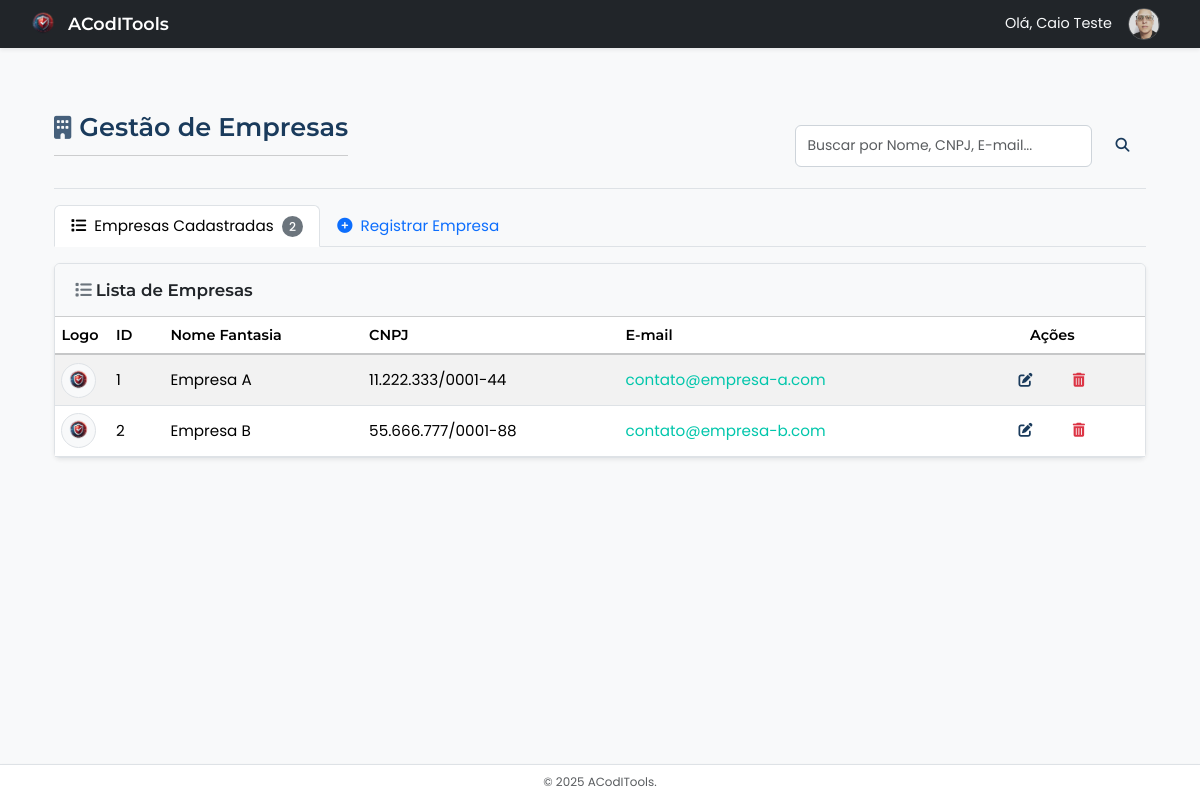
Page /admin/empresa/empresa_index.php (signed in) on the earlier database version.
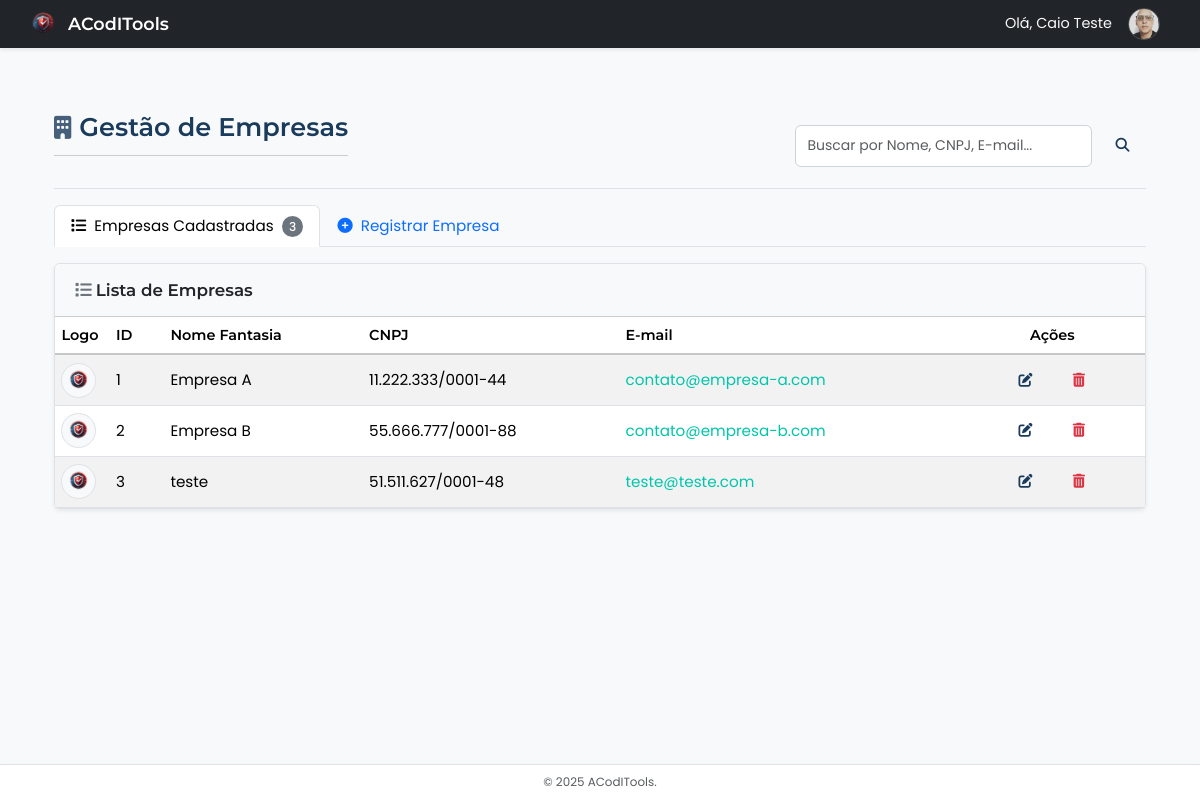
Same page on the later database version.
### tables this page shows
CREATE TABLE `empresas` (
  `id` int(11) NOT NULL,
  `nome` varchar(255) NOT NULL,
  `cnpj` varchar(20) DEFAULT NULL,
  `razao_social` varchar(255) DEFAULT NULL,
  `endereco` varchar(255) DEFAULT NULL,
  `contato` varchar(255) DEFAULT NULL,
  `telefone` varchar(20) DEFAULT NULL,
  `email` varchar(255) DEFAULT NULL,
  `logo` varchar(255) DEFAULT NULL,
  `data_cadastro` datetime NOT NULL DEFAULT current_timestamp(),
  `criado_por` int(11) DEFAULT NULL COMMENT 'ID do usuário que criou a empresa',
  `modificado_por` int(11) DEFAULT NULL COMMENT 'ID do usuário que modificou a empresa pela última vez',
  `data_modificacao` timestamp NULL DEFAULT current_timestamp() ON UPDATE current_timestamp() COMMENT 'Data e hora da última modificação',
  `ativo` tinyint(1) NOT NULL DEFAULT 1 COMMENT '1 = Ativo, 0 = Inativo'
);

### includes/db.php (called while the page is built, shortened)
<?php
function dbGetEmpresas(
    PDO $conexao,
    int $pagina_atual = 1,
    int $itens_por_pagina = 10,
    string $termo_busca = ''
): array {
    $pagina_atual = max(1, $pagina_atual);
    $itens_por_pagina = max(1, $itens_por_pagina);
    $termo_busca = trim($termo_busca);
    $offset = ($pagina_atual - 1) * $itens_por_pagina;
    $empresas = [];
    $paginacao = ['pagina_atual' => $pagina_atual, 'total_paginas' => 0, 'total_itens' => 0];
    $params = [];
    $sql_select = "SELECT SQL_CALC_FOUND_ROWS
                     e.id, e.nome, e.cnpj, e.razao_social, e.email, e.telefone, e.logo
                   FROM empresas e";
    $where_clauses = [];
    $params[':limit'] = $itens_por_pagina;
    $params[':offset'] = $offset;
    $sql_where = empty($where_clauses) ? "" : " WHERE " . implode(' AND ', $where_clauses);
    $sql_order_limit = " ORDER BY e.nome ASC LIMIT :limit OFFSET :offset";
    $sql = $sql_select . $sql_where . $sql_order_limit;
    try {
        $stmt = $conexao->prepare($sql);
        foreach ($params as $key => $value) {
            if ($key === ':limit' || $key === ':offset') {
                $stmt->bindValue($key, (int)$value, PDO::PARAM_INT);
            } else {
                $stmt->bindValue($key, $value, PDO::PARAM_STR);
            }
        }
        $stmt->execute();
        $empresas = $stmt->fetchAll(PDO::FETCH_ASSOC);
        $total_itens = (int) $conexao->query("SELECT FOUND_ROWS()")->fetchColumn();
        $paginacao['total_itens'] = $total_itens;
        $paginacao['total_paginas'] = ($itens_por_pagina > 0 && $total_itens > 0) ? ceil($total_itens / $itens_por_pagina) : 0;
    } catch (PDOException $e) {
        error_log("Erro em dbGetEmpresas (Busca: $termo_busca, SQL: $sql): " . $e->getMessage());
        return [
            'empresas' => [],
            'paginacao' => $paginacao,
            'erro' => 'Erro ao buscar empresas. Contate o administrador.'
        ];
    }
    return [
        'empresas' => $empresas,
        'paginacao' => $paginacao
    ];
}
?>

### includes/admin_functions.php (called while the page is built, shortened)
<?php
function formatarCNPJ(string $cnpj): string {
    $cnpjLImpo = preg_replace('/[^0-9]/', '', $cnpj);
    return vsprintf('%s%s.%s%s%s.%s%s%s/%s%s%s%s-%s%s', str_split($cnpjLImpo));
}

### admin/empresa/empresa_index.php (the view, shortened to what the changed rows need)
<?php
require_once __DIR__ . '/../../includes/config.php';
require_once __DIR__ . '/../../includes/layout_admin.php';
require_once __DIR__ . '/../../includes/admin_functions.php';
require_once __DIR__ . '/../../includes/db.php';
$pagina_atual = filter_input(INPUT_GET, 'pagina', FILTER_VALIDATE_INT, ['options' => ['default' => 1, 'min_range' => 1]]);
$itens_por_pagina = 10;
$termo_busca = trim(filter_input(INPUT_GET, 'busca', FILTER_SANITIZE_SPECIAL_CHARS) ?? '');
$empresa_data = dbGetEmpresas($conexao, $pagina_atual, $itens_por_pagina, $termo_busca);
$lista_empresas = $empresa_data['empresas'] ?? [];
$paginacao = $empresa_data['paginacao'] ?? ['total_paginas' => 0, 'pagina_atual' => 1, 'total_itens' => 0];
$title = "ACodITools - Gestão de Empresas";
echo getHeaderAdmin($title);
$aba_ativa = $_GET['aba'] ?? 'empresas';
?>
<div class="container-fluid">
    <div class="d-flex justify-content-between flex-wrap flex-md-nowrap align-items-center pt-3 pb-2 mb-3 border-bottom">
        <h1 class="h2"><i class="fas fa-building me-2"></i>Gestão de Empresas</h1>
    </div>
    <ul class="nav nav-tabs mb-3" id="empresaTabs" role="tablist">
        <li class="nav-item" role="presentation">
            <button class="nav-link <?= ($aba_ativa === 'empresas') ? 'active' : '' ?>" id="empresas-tab" data-bs-toggle="tab" data-bs-target="#empresas-content" type="button" role="tab" aria-controls="empresas-content" aria-selected="<?= ($aba_ativa === 'empresas') ? 'true' : 'false' ?>">
                 <i class="fas fa-list me-1"></i> Empresas Cadastradas <span class="badge rounded-pill bg-secondary ms-1"><?= $paginacao['total_itens'] ?? 0 ?></span>
            </button>
        </li>
    </ul>
    <div class="tab-content" id="empresaTabsContent">
        <div class="tab-pane fade <?= ($aba_ativa === 'empresas') ? 'show active' : '' ?>" id="empresas-content" role="tabpanel" aria-labelledby="empresas-tab">
             <div class="card shadow-sm">
                 <div class="card-body p-0">
                    <div class="table-responsive">
                        <table class="table table-striped table-hover table-sm mb-0 align-middle">
                            <thead class="table-light">
                                <tr>
                                    <th scope="col" style="width: 5%;">Logo</th>
                                    <th scope="col" style="width: 5%;">ID</th>
                                    <th scope="col">Nome Fantasia</th>
                                    <th scope="col">CNPJ</th>
                                    <th scope="col">E-mail</th>
                                    <th scope="col" class="text-center">Ações</th>
                                </tr>
                            </thead>
                            <tbody>
                                <?php if (empty($lista_empresas)): ?>
                                    <tr>
                                        <td colspan="6" class="text-center text-muted p-4"> <?php  ?>
                                            <?php if (!empty($termo_busca)): ?>
                                                Nenhuma empresa encontrada para "<?= htmlspecialchars($termo_busca) ?>". <a href="?aba=empresas">Limpar busca</a>.
                                            <?php else: ?>
                                                 Nenhuma empresa cadastrada. Utilize a aba <a href="#" data-bs-toggle="tab" data-bs-target="#registrar-empresa-content">Registrar Empresa</a>.
                                            <?php endif; ?>
                                        </td>
                                    </tr>
                                <?php else: ?>
                                    <?php foreach ($lista_empresas as $empresa_item): ?>
                                        <tr>
                                            <td>
                                                <?php
                                                $logoSrcLista = BASE_URL . 'assets/img/default-logo-sm.png';
                                                ?>
                                                <img src="<?= $logoSrcLista ?>"
                                                     alt="Logo <?= htmlspecialchars($empresa_item['nome']) ?>"
                                                     style="width: 35px; height: 35px; object-fit: contain; background-color: #f8f9fa;"
                                                     class="img-thumbnail p-1 rounded-circle"
                                                     loading="lazy"> <?php  ?>
                                            </td>
                                            <td><?= htmlspecialchars($empresa_item['id']) ?></td>
                                            <td><?= htmlspecialchars($empresa_item['nome']) ?></td>
                                            <td><?= function_exists('formatarCNPJ') ? htmlspecialchars(formatarCNPJ($empresa_item['cnpj'])) : htmlspecialchars($empresa_item['cnpj']) ?></td>
                                            <td><a href="mailto:<?= htmlspecialchars($empresa_item['email']) ?>" title="Enviar e-mail"><?= htmlspecialchars($empresa_item['email']) ?></a></td>
                                            <td class="text-center">
                                                 <div class="d-inline-flex flex-nowrap">
                                                    <a href="<?= BASE_URL ?>admin/empresa/editar_empresa.php?id=<?= $empresa_item['id'] ?>" class="btn btn-sm btn-outline-primary me-1" title="Editar Empresa"><i class="fas fa-edit fa-fw"></i></a>
                                                    <form method="POST" action="<?= BASE_URL ?>admin/empresa/empresa_index.php" class="d-inline" onsubmit="return confirm('ATENÇÃO! Excluir a empresa <?= htmlspecialchars(addslashes($empresa_item['nome'])) ?>? Verifique dependências.');">
                                                        <button type="submit" class="btn btn-sm btn-outline-danger" title="Excluir Empresa"><i class="fas fa-trash-alt fa-fw"></i></button>
                                                    </form>
                                                </div>
                                            </td>
                                        </tr>
                                    <?php endforeach; ?>
                                <?php endif; ?>
                            </tbody>
                        </table>
                    </div>
                 </div>
             </div>
        </div>
    </div>
</div>
<?php
echo getFooterAdmin();
?>

Differences in the rows shown:
added empresas: id "3", nome "teste", cnpj "51.511.627/0001-48", email "teste@teste.com"
Other differences:
$paginacao['total_itens']: "2" → "3"
